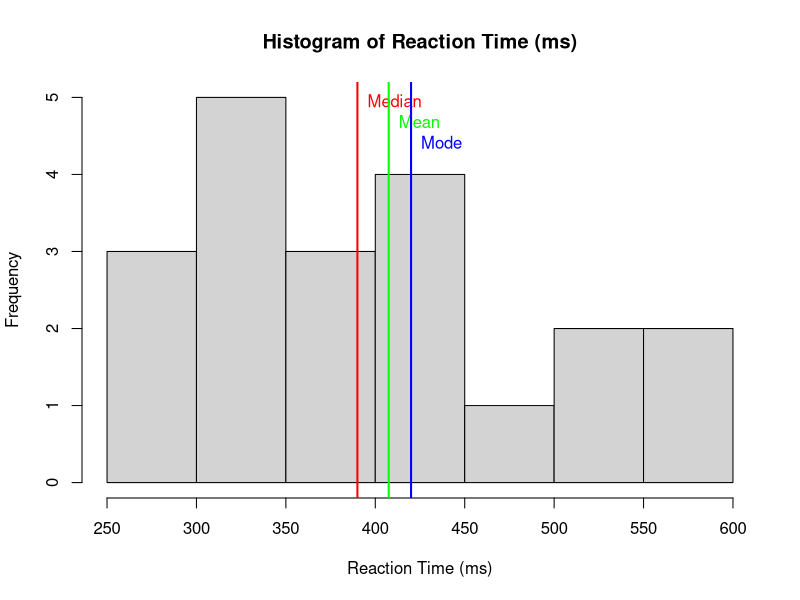
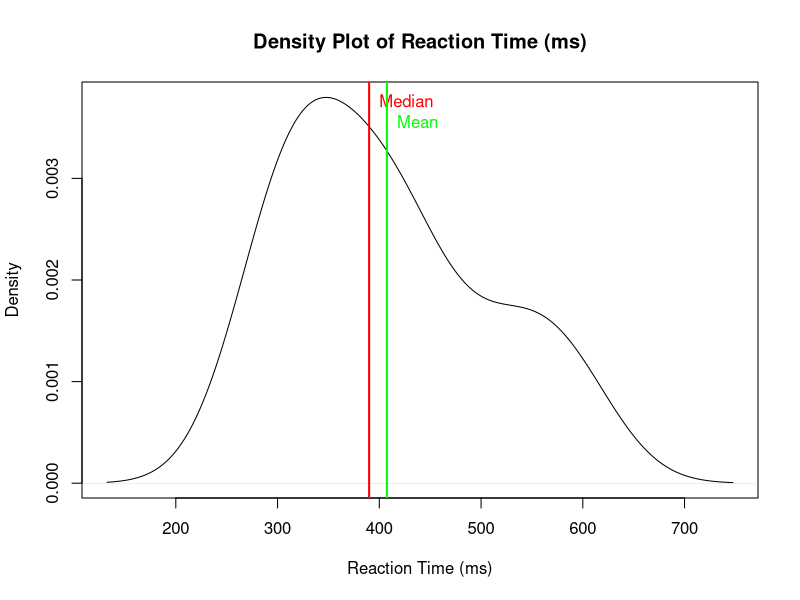
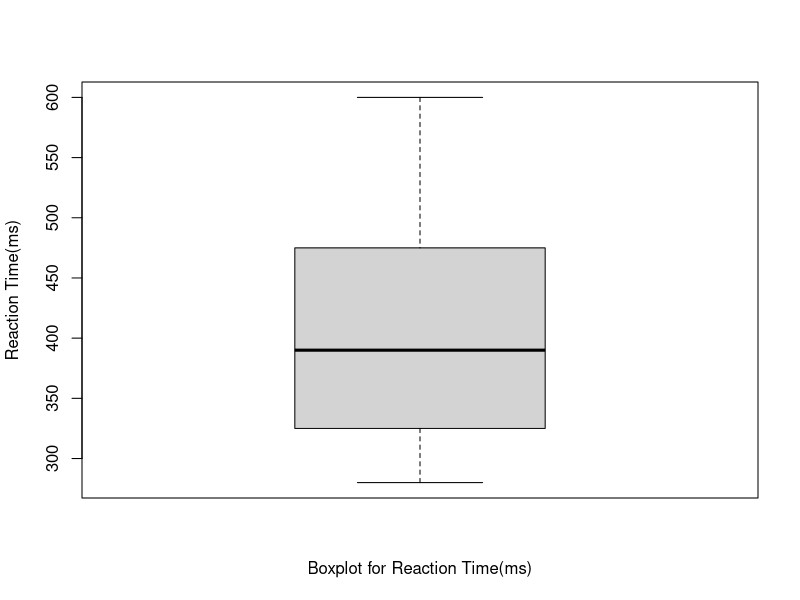
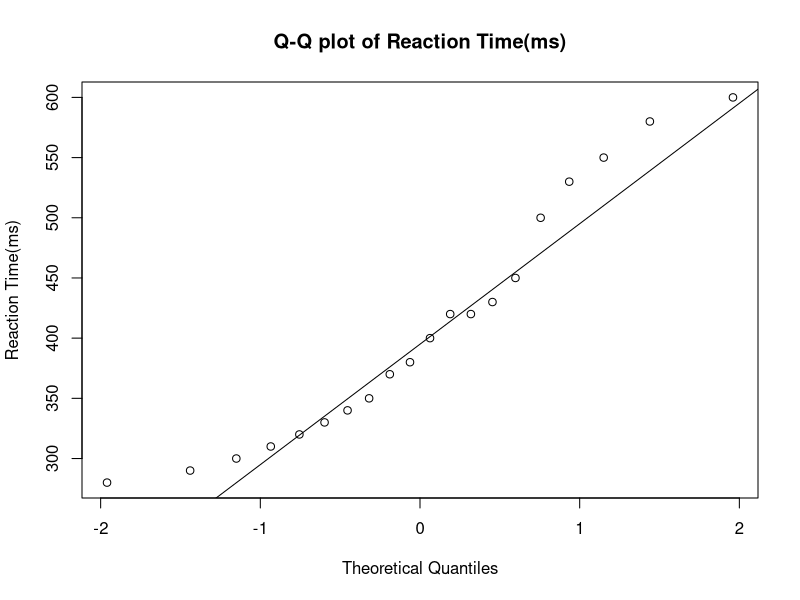
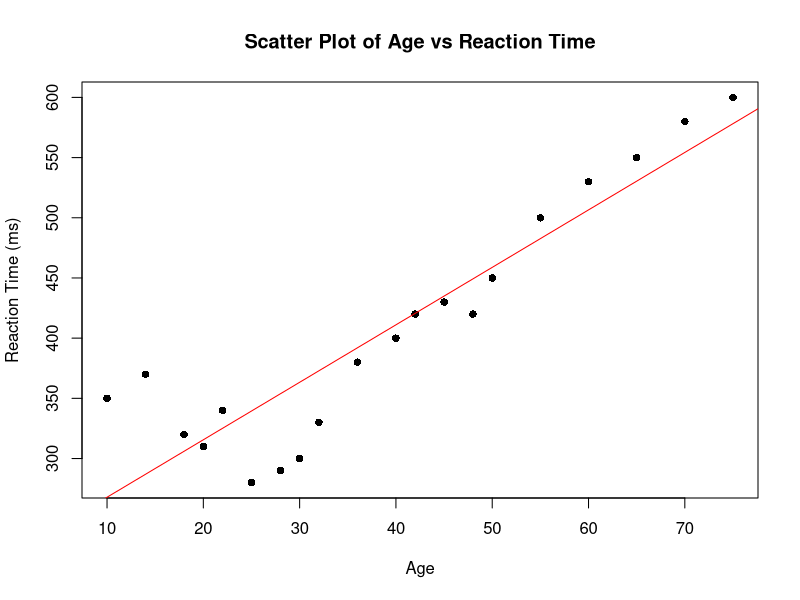
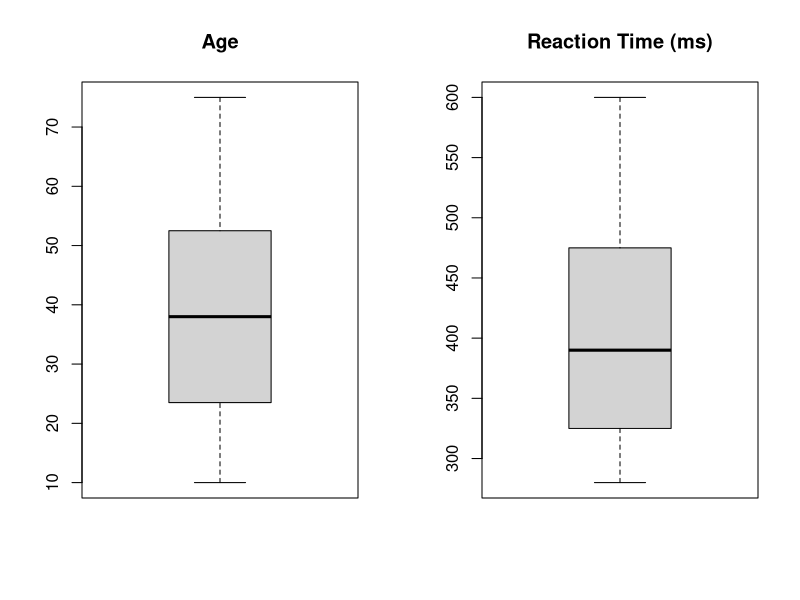
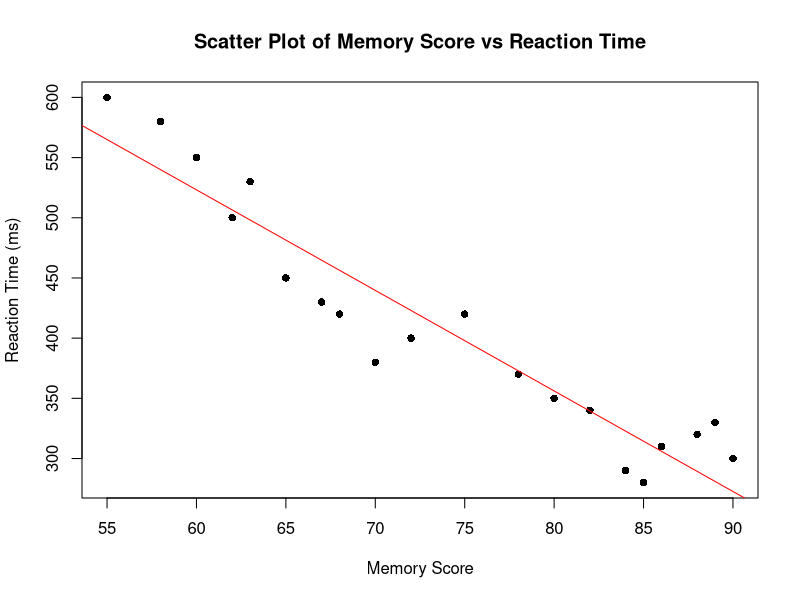
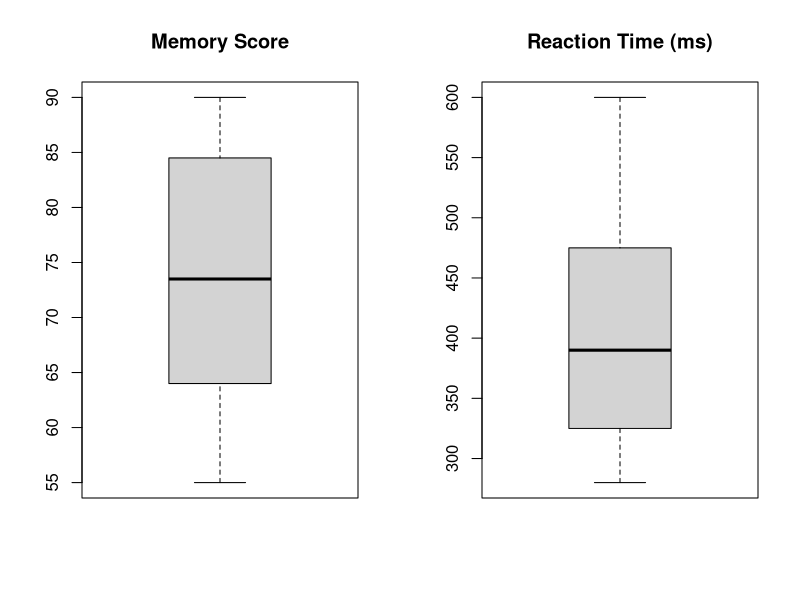

Write R code to recreate these figures, in order.
#1)
library(readxl)

df <- read_excel("Dataset 1.xlsx")
#print(head(df))

# Filter the data frame
filtered_df <- df[df$Age >= 6 & df$Age <= 80, ]
#print(filtered_df)

mean_value <- mean(filtered_df$'Reaction Time (ms)')
print(mean_value)

#2)
quantile_value <- quantile(filtered_df$'Reaction Time (ms)', probs = 0.7)
print(quantile_value)

#3)
hist(filtered_df$'Reaction Time (ms)', xlab = "Reaction Time (ms)", main = "Histogram of Reaction Time (ms)")
mode_value <- as.numeric(names(which.max(table(filtered_df$'Reaction Time (ms)'))))
median_value <- median(filtered_df$'Reaction Time (ms)')
abline(v = median_value, col = "red", lwd = 2)
text(median_value, par("usr")[4] - 0.05 * diff(par("usr")[3:4]), "Median", col = "red", pos = 4)

abline(v = mean_value, col="green", lwd = 2)
text(mean_value, par("usr")[4] - 0.1 * diff(par("usr")[3:4]), "Mean", col = "green", pos = 4)

abline(v = mode_value, col="blue", lwd = 2)
text(mode_value, par("usr")[4] - 0.15 * diff(par("usr")[3:4]), "Mode", col = "blue", pos = 4)

density_estimate <- density(filtered_df$'Reaction Time (ms)')
plot(density_estimate, 
     xlab = "Reaction Time (ms)", 
     main = "Density Plot of Reaction Time (ms)")
abline(v = median_value, col = "red", lwd = 2)
text(median_value, par("usr")[4] - 0.05 * diff(par("usr")[3:4]), "Median", col = "red", pos = 4)

abline(v = mean_value, col="green", lwd = 2)
text(mean_value, par("usr")[4] - 0.1 * diff(par("usr")[3:4]), "Mean", col = "green", pos = 4)

boxplot(filtered_df$'Reaction Time (ms)', xlab = "Boxplot for Reaction Time(ms)", ylab = "Reaction Time(ms)")

qqnorm(filtered_df$'Reaction Time (ms)', ylab = "Reaction Time(ms)", main = "Q-Q plot of Reaction Time(ms)")
qqline(filtered_df$'Reaction Time (ms)')

#4)
#Influence of age on the reaction time
a.correlation <- cor(filtered_df$Age, filtered_df$'Reaction Time (ms)')
print(a.correlation)

plot(filtered_df$Age, filtered_df$`Reaction Time (ms)`,
     main = "Scatter Plot of Age vs Reaction Time",
     xlab = "Age",
     ylab = "Reaction Time (ms)",
     pch = 16)

a_lm_model <- lm(`Reaction Time (ms)` ~ Age, data = filtered_df)

# Add regression line
abline(a_lm_model, col = "red")

par(mfrow = c(1,2)) 
boxplot(filtered_df$Age, main="Age") 
boxplot(filtered_df$`Reaction Time (ms)`, main="Reaction Time (ms)") 

#Influence of memory score on the reaction time
par(mfrow = c(1,1)) 
m.correlation <- cor(filtered_df$'Memory Score', filtered_df$'Reaction Time (ms)')
print(m.correlation)

plot(filtered_df$'Memory Score', filtered_df$`Reaction Time (ms)`,
     main = "Scatter Plot of Memory Score vs Reaction Time",
     xlab = "Memory Score",
     ylab = "Reaction Time (ms)",
     pch = 16)

m_lm_model <- lm(`Reaction Time (ms)` ~ `Memory Score`, data = filtered_df)

# Add regression line
abline(m_lm_model, col = "red")

par(mfrow = c(1,2)) 
boxplot(filtered_df$`Memory Score`, main="Memory Score")
boxplot(filtered_df$`Reaction Time (ms)`, main="Reaction Time (ms)") 
 

#Influence of attention score on the reaction time
par(mfrow = c(1,1)) 
at.correlation <- cor(filtered_df$'Attention Score', filtered_df$'Reaction Time (ms)')
print(at.correlation)

plot(filtered_df$'Attention Score', filtered_df$`Reaction Time (ms)`,
     main = "Scatter Plot of Attention Score vs Reaction Time",
     xlab = "Attention Score",
     ylab = "Reaction Time (ms)",
     pch = 16)

lm_model <- lm(`Reaction Time (ms)` ~ `Attention Score`, data = filtered_df)

# Add regression line
abline(lm_model, col = "red")

par(mfrow = c(1,2)) 
boxplot(filtered_df$`Attention Score`, main="Attention Score")
boxplot(filtered_df$`Reaction Time (ms)`, main="Reaction Time (ms)") 

